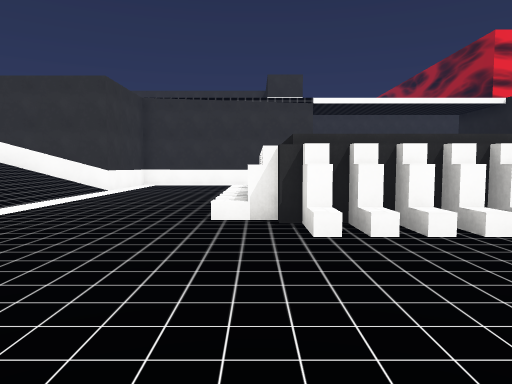
[1] (above)

23 first-person views from a walk through a scene from a Unity 3-D project. The camera is 1.3 m above the floor, tilts 4° down and sees 70° across. The floor is counted in squares, 1.8 m on a side. Each view is taken from the middle of a square. On the plan, view 1 faces up. The plan holds only what a view shows up to about 11 squares ahead; the rest is blank. The place goes on beyond the plan. The player character is not drawn. Some surface patterns are stand-ins.

[2]
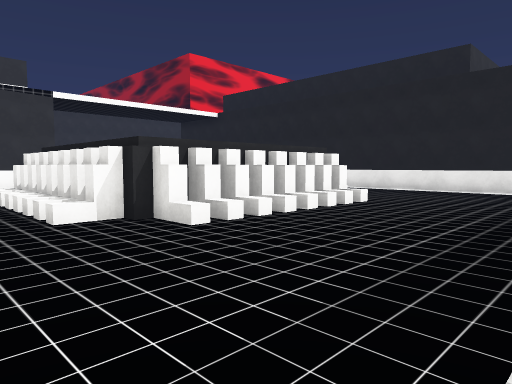

[3]
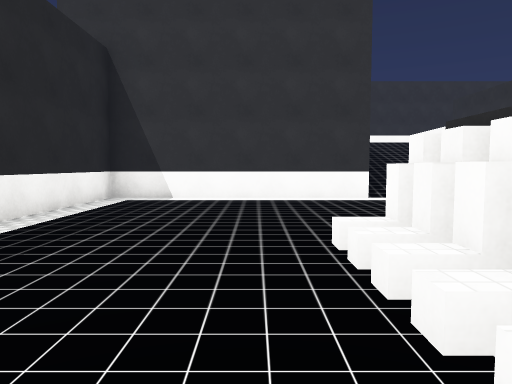

[4]
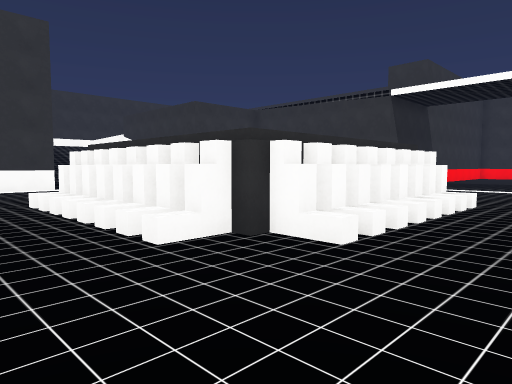

[5]
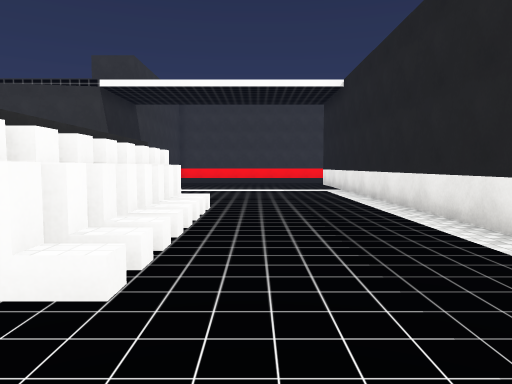

[6]
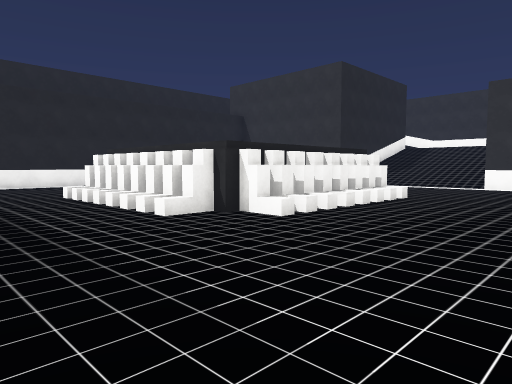

[7]
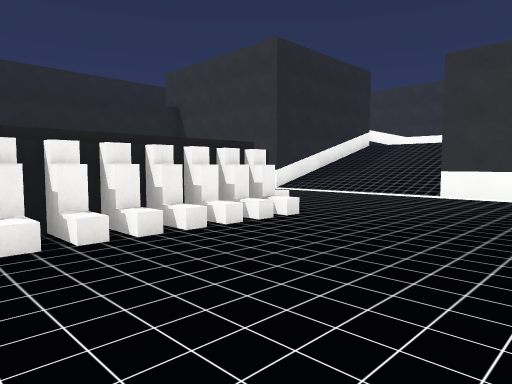

[8]
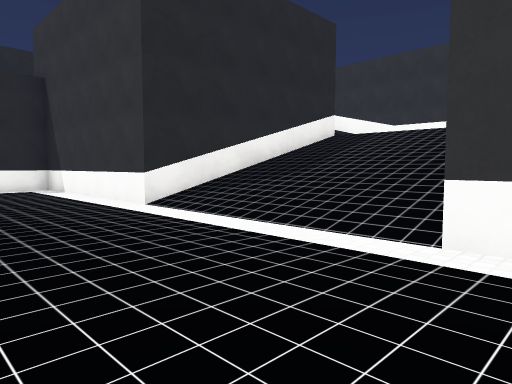

[9]
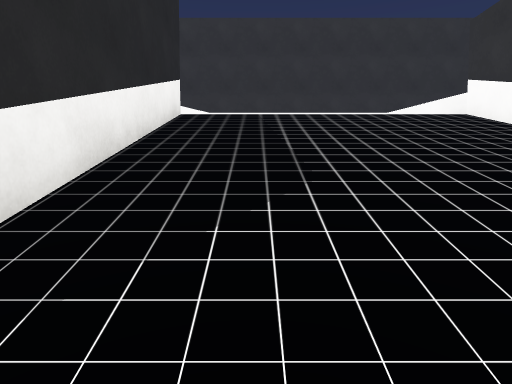

[10]
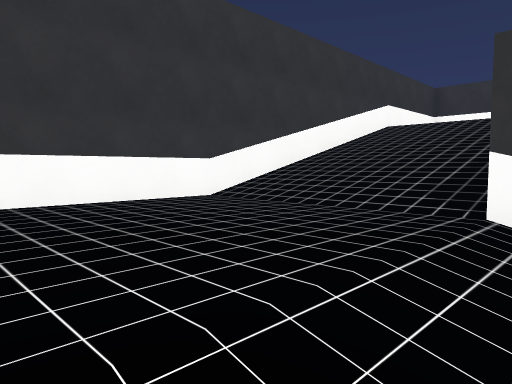

[11]
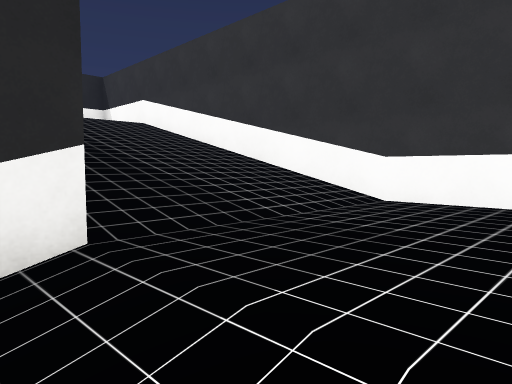

[12]
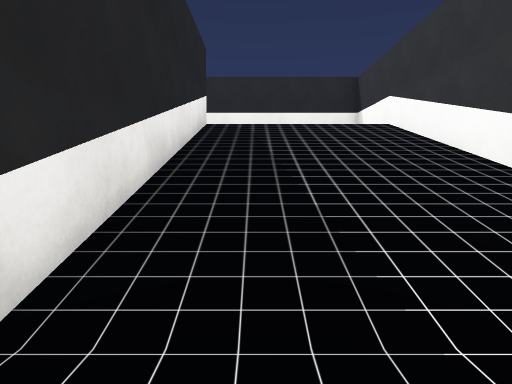

[13]
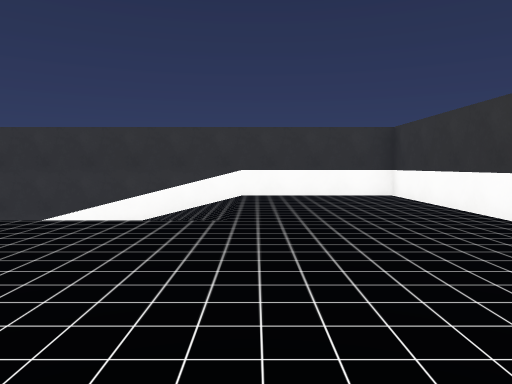

[14]
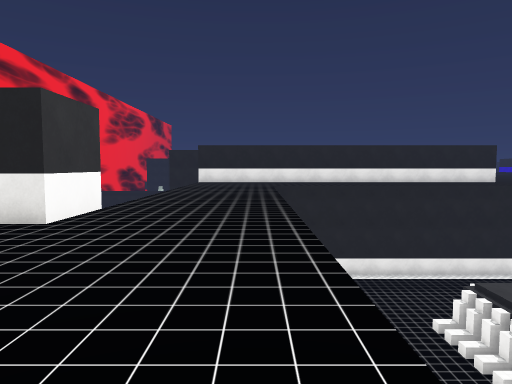

[15]
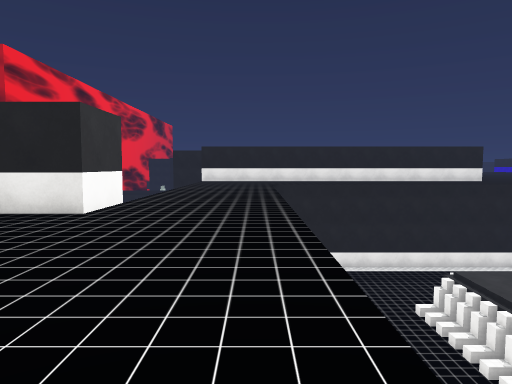

[16]
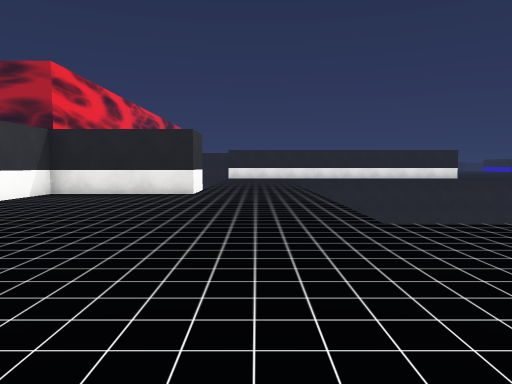

[17]
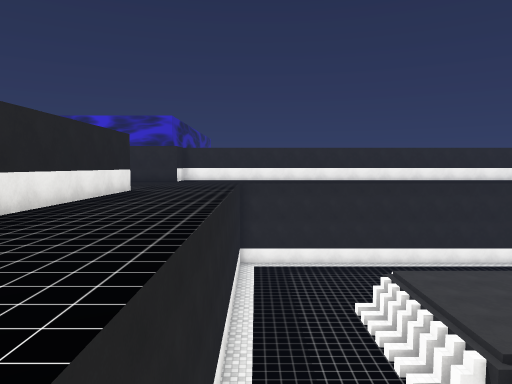

[18]
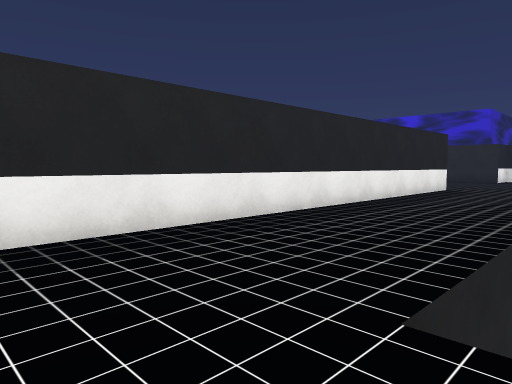

[19]
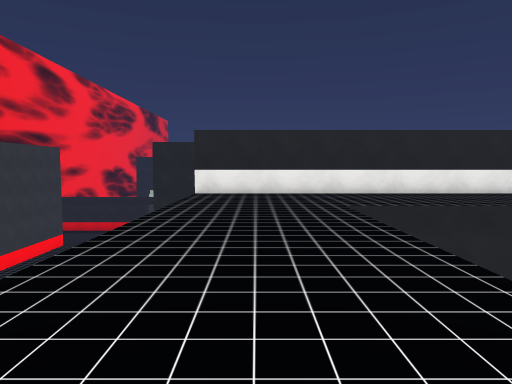

[20]
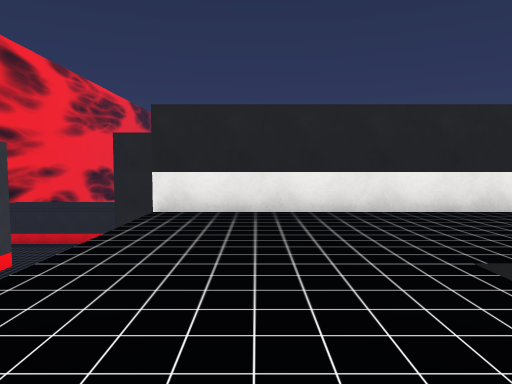

[21]
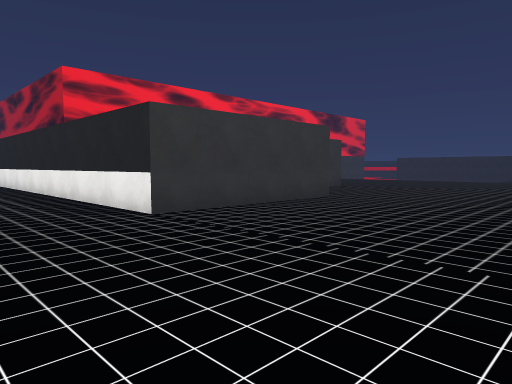

[22]
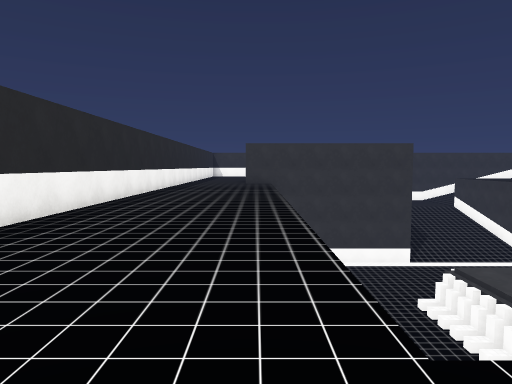

[23]
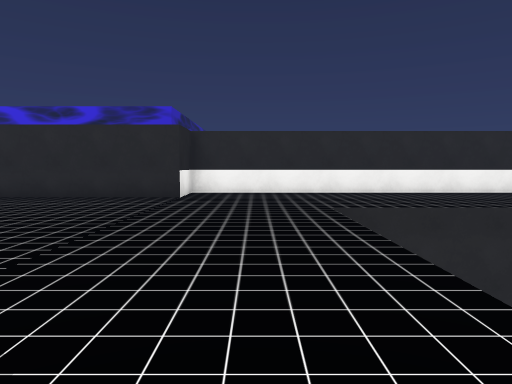

### Floor plan
Key: @ floor where view 1 was taken; # wall or solid block; . main floor; - floor 3 m lower than the main floor; _ floor 5.5 m lower than the main floor; < floor 6 m lower than the main floor; / step, stairs or slope; ^ raised ledge; v drop or lower ground.
Columns run from 15 left of view 1 to 22 right of it. Each row starts with its distance up from view 1.
 21 #.....       ...#
 20 #.......   .....#
 19 #........ ......#
 18 #...............##vvvvvvvvvvv
 17 #////.......................#
 16 #////.......................#
 15 #////. .....................#
 14 #///    ...<<<<<<<<<<<<<<...#
 13 #////     .<<<<<<<<<<<<<<...#
 12 #////      <<<<<<<<<<<<<<...#
 11 #///#vvvvv#<<<<<<<<<<<<<<...#
 10 #----//////<<<<<^^^^^<<<<...#
  9 #----//////<<<<^    #/<<<...#
  8 #----//////<<<<^    #/<<<...#
  7 #----//////<<<<^    #/<<<...#
  6 #----//////<<<<^    #/<<<...#
  5 #///#######<<<<^#####/<<<...#
  4 #///#     #<<<<<####_<<<<...#####...
  3 #///#     #<<<<<<<<<<<<<<............
  2 #///#     #<<<<<<<<<<<<<<.............
  1 #///#     #<<<<<<<<<<<   .............
  0 #///#     #<<<<@<<<<<<<<<.........
 -1 #///#     #    .................
 -2 #              ..................
 -3 #              .............#####
 -4 #####          ##############

Where each view was taken, in squares from view 1:
view 1: 0 up, 0 right, facing up
view 2: 0 up, 2 left, facing up-right
view 3: 3 up, 4 right, facing left
view 4: 2 up, 8 right, facing up-left
view 5: 3 up, 7 right, facing up
view 6: 14 up, 9 right, facing down-left
view 7: 14 up, 5 right, facing down-left
view 8: 12 up, 1 left, facing down-left
view 9: 7 up, 4 left, facing left
view 10: 7 up, 10 left, facing up-left
view 11: 8 up, 10 left, facing down-left
view 12: 7 up, 12 left, facing down
view 13: 18 up, 6 left, facing left
view 14: 15 up, 4 left, facing right
view 15: 15 up, 5 left, facing right
view 16: 16 up, 9 left, facing right
view 17: 15 up, 9 right, facing down
view 18: 16 up, 9 right, facing down-right
view 19: 16 up, 3 right, facing right
view 20: 16 up, 7 right, facing right
view 21: 1 down, 10 right, facing up-right
view 22: 1 down, 11 right, facing left
view 23: 6 up, 11 right, facing down
